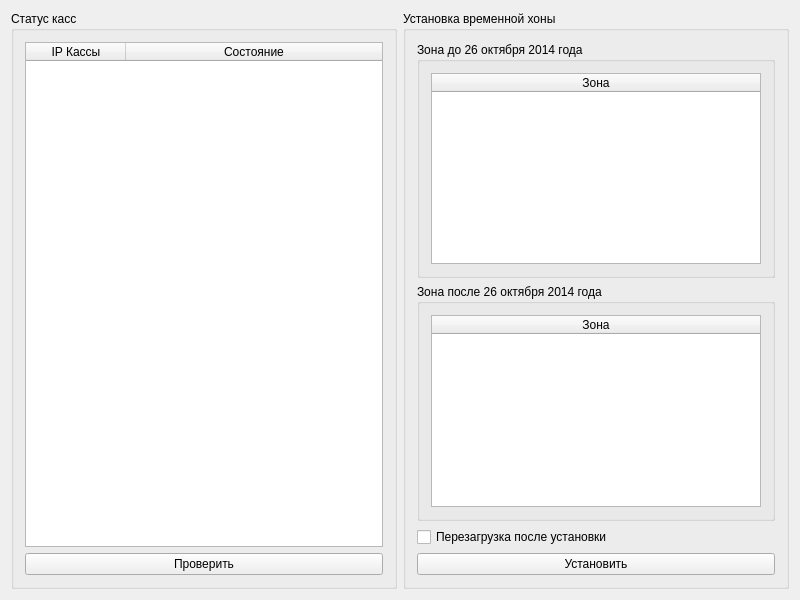
<?xml version="1.0" encoding="UTF-8"?>
<ui version="4.0">
 <class>MainWidget</class>
 <widget class="QWidget" name="MainWidget">
  <property name="geometry">
   <rect>
    <x>0</x>
    <y>0</y>
    <width>800</width>
    <height>600</height>
   </rect>
  </property>
  <property name="windowTitle">
   <string>UKMTimeUp</string>
  </property>
  <layout class="QGridLayout" name="gridLayout_2">
   <item row="2" column="1">
    <widget class="QGroupBox" name="zonesBox">
     <property name="title">
      <string>Установка временной хоны</string>
     </property>
     <layout class="QVBoxLayout" name="verticalLayout">
      <item>
       <widget class="QGroupBox" name="currentBox">
        <property name="title">
         <string>Зона до 26 октября 2014 года</string>
        </property>
        <layout class="QVBoxLayout" name="verticalLayout_4">
         <item>
          <widget class="QTableWidget" name="currentZoneTable">
           <property name="editTriggers">
            <set>QAbstractItemView::NoEditTriggers</set>
           </property>
           <property name="selectionMode">
            <enum>QAbstractItemView::SingleSelection</enum>
           </property>
           <property name="columnCount">
            <number>1</number>
           </property>
           <attribute name="horizontalHeaderStretchLastSection">
            <bool>true</bool>
           </attribute>
           <column>
            <property name="text">
             <string>Зона</string>
            </property>
           </column>
          </widget>
         </item>
        </layout>
       </widget>
      </item>
      <item>
       <widget class="QGroupBox" name="newBox">
        <property name="title">
         <string>Зона после 26 октября 2014 года</string>
        </property>
        <layout class="QVBoxLayout" name="verticalLayout_3">
         <item>
          <widget class="QTableWidget" name="newZoneTable">
           <property name="editTriggers">
            <set>QAbstractItemView::NoEditTriggers</set>
           </property>
           <property name="selectionMode">
            <enum>QAbstractItemView::SingleSelection</enum>
           </property>
           <property name="selectionBehavior">
            <enum>QAbstractItemView::SelectRows</enum>
           </property>
           <property name="rowCount">
            <number>0</number>
           </property>
           <property name="columnCount">
            <number>1</number>
           </property>
           <attribute name="horizontalHeaderStretchLastSection">
            <bool>true</bool>
           </attribute>
           <column>
            <property name="text">
             <string>Зона</string>
            </property>
           </column>
          </widget>
         </item>
        </layout>
       </widget>
      </item>
      <item>
       <widget class="QCheckBox" name="rebootCheckBox">
        <property name="text">
         <string>Перезагрузка после установки</string>
        </property>
       </widget>
      </item>
      <item>
       <widget class="QPushButton" name="setButton">
        <property name="text">
         <string>Установить</string>
        </property>
       </widget>
      </item>
     </layout>
    </widget>
   </item>
   <item row="2" column="0">
    <widget class="QGroupBox" name="statusBox">
     <property name="title">
      <string>Статус касс</string>
     </property>
     <layout class="QVBoxLayout" name="verticalLayout_2">
      <item>
       <widget class="QTableWidget" name="ipTable">
        <property name="editTriggers">
         <set>QAbstractItemView::NoEditTriggers</set>
        </property>
        <property name="selectionMode">
         <enum>QAbstractItemView::NoSelection</enum>
        </property>
        <property name="selectionBehavior">
         <enum>QAbstractItemView::SelectRows</enum>
        </property>
        <property name="showGrid">
         <bool>false</bool>
        </property>
        <attribute name="horizontalHeaderStretchLastSection">
         <bool>true</bool>
        </attribute>
        <column>
         <property name="text">
          <string>IP Кассы</string>
         </property>
         <property name="textAlignment">
          <set>AlignHCenter|AlignVCenter|AlignCenter</set>
         </property>
        </column>
        <column>
         <property name="text">
          <string>Состояние</string>
         </property>
         <property name="textAlignment">
          <set>AlignHCenter|AlignVCenter|AlignCenter</set>
         </property>
        </column>
       </widget>
      </item>
      <item>
       <widget class="QPushButton" name="testButton">
        <property name="text">
         <string>Проверить</string>
        </property>
       </widget>
      </item>
     </layout>
    </widget>
   </item>
  </layout>
 </widget>
 <layoutdefault spacing="6" margin="11"/>
 <resources/>
 <connections/>
</ui>
